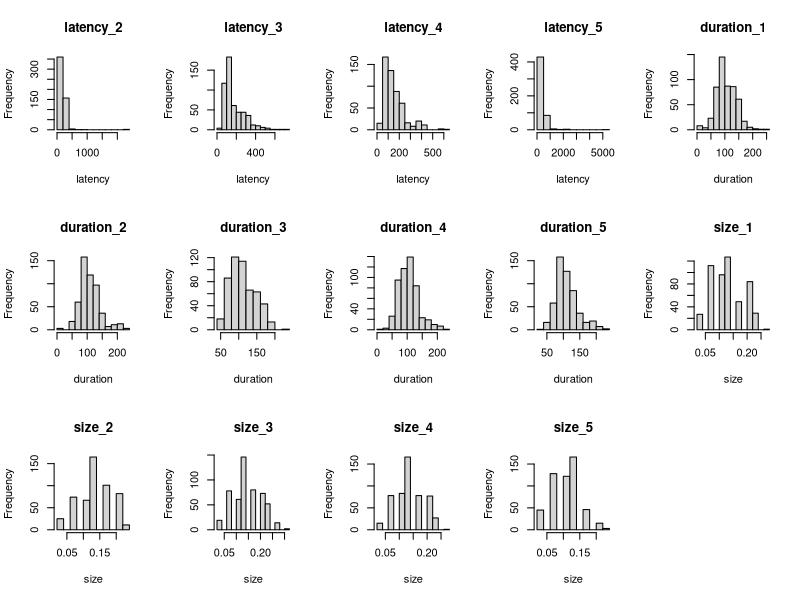

Write R code to recreate this figure.
#!/usr/local/bin/Rscript

# NOTE: all paths in this file assume that it is being
# run from the root directory of this project

taps <- read.table("data/taps.tsv", header=TRUE, sep="\t")

# histograms
pdf(file="summary/plots/hist.pdf")
par(mfrow=c(3,5))
hist(taps$latency_2, main="latency_2", xlab="latency")
hist(taps$latency_3, main="latency_3", xlab="latency")
hist(taps$latency_4, main="latency_4", xlab="latency")
hist(taps$latency_5, main="latency_5", xlab="latency")
hist(taps$duration_1, main="duration_1", xlab="duration")
hist(taps$duration_2, main="duration_2", xlab="duration")
hist(taps$duration_3, main="duration_3", xlab="duration")
hist(taps$duration_4, main="duration_4", xlab="duration")
hist(taps$duration_5, main="duration_5", xlab="duration")
hist(taps$size_1, main="size_1", xlab="size")
hist(taps$size_2, main="size_2", xlab="size")
hist(taps$size_3, main="size_3", xlab="size")
hist(taps$size_4, main="size_4", xlab="size")
hist(taps$size_5, main="size_5", xlab="size")
dev.off()
